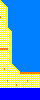

Below is a game level as drawn by its tile map, then a one-line description and the .tmx file that defines it, in full:
An orthogonal 10x25 tile map with 4x4 px tiles, 1 tile layer (Capa de Patrones 1).

<map version="1.0" tiledversion="1.0.2" orientation="orthogonal" renderorder="right-down" width="10" height="25" tilewidth="4" tileheight="4" nextobjectid="1">
 <tileset firstgid="1" source="tilesetBeach.tsx" />
 <layer name="Capa de Patrones 1" width="10" height="25">
  <data encoding="csv">
6,10,10,10,10,10,10,10,10,10,
1,6,10,10,10,10,10,10,10,10,
1,16,10,10,10,10,10,10,10,10,
1,16,10,10,10,10,10,10,10,10,
11,16,10,10,10,10,10,10,10,10,
1,16,10,10,10,10,10,10,10,10,
1,16,10,10,10,10,10,10,10,10,
1,1,6,10,10,10,10,10,10,10,
1,1,16,10,10,10,10,10,10,10,
1,1,16,10,10,10,10,10,10,10,
1,1,16,10,10,10,10,10,10,10,
1,1,16,10,10,10,10,10,10,10,
2,2,16,10,10,10,10,10,10,10,
1,1,16,10,10,10,10,10,10,10,
1,1,16,10,10,10,10,10,10,10,
1,1,16,10,10,10,10,10,10,10,
1,1,1,6,10,10,10,10,10,10,
1,11,1,1,6,10,10,10,10,10,
1,1,1,1,1,2,2,2,2,2,
1,1,1,1,1,1,1,1,1,1,
1,12,1,1,1,1,12,1,1,1,
1,1,1,1,11,1,1,1,1,1,
5,5,5,5,5,5,5,5,5,5,
5,5,5,5,5,5,5,5,5,5,
5,5,5,5,5,5,5,5,5,5
</data>
 </layer>
</map>
